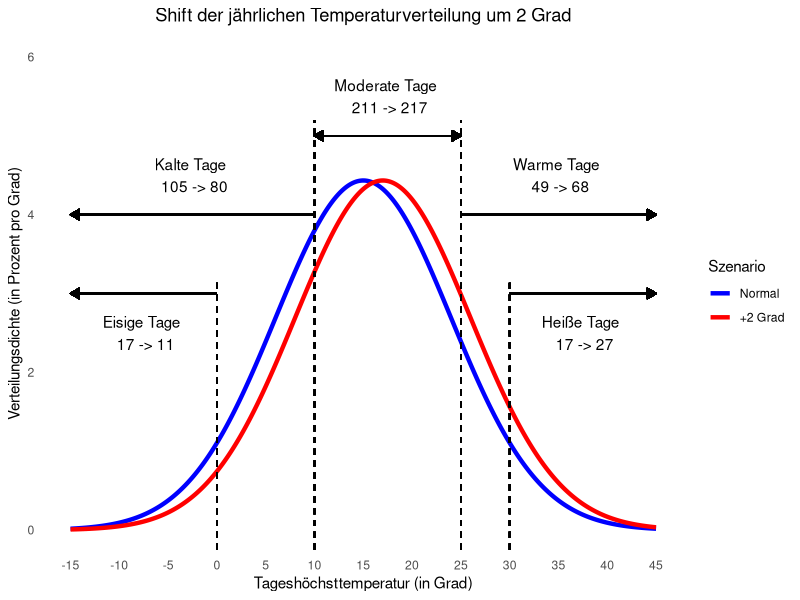

Generate this figure with R:
## ---- chunk 1
knitr::opts_chunk$set(echo = TRUE)
## ---- chunk 2
library(tidyverse)
## ---- chunk 3
data.frame(temp = seq(-15,45,0.1)) %>%
  mutate(old = 100*dnorm(temp, mean = 15, sd = 9),
         new = 100*dnorm(temp, mean = 17, sd = 9)
         ) %>%
  gather(key = "scenario",
         value = density,
         old,
         new,
         factor_key = TRUE
         ) ->
  df_plot
## ---- chunk 4
ggplot(df_plot,
       mapping = aes(x = temp,
                     y = density,
                     color = scenario
                     )
       )+
  geom_line(size = 1.5)+
  ylim(c(0,6))+
  geom_segment(x = 0,
               y = -1,
               xend = 0,
               yend = 3.2,
               color = "black",
               linetype = "dashed"
               )+
  geom_segment(x = 10,
               y = -1,
               xend = 10,
               yend = 5.2,
               color = "black",
               linetype = "dashed"
               )+
  geom_segment(x = 25,
               y = -1,
               xend = 25,
               yend = 5.2,
               color = "black",
               linetype = "dashed"
               )+
  geom_segment(x = 30,
               y = -1,
               xend = 30,
               yend = 3.2,
               color = "black",
               linetype = "dashed"
               )+
  geom_segment(x = 10,
               y = 5,
               xend = 25,
               yend = 5,
               color = "black",
               size = 0.5,
               arrow = arrow(ends = "both",
                             type = "closed",
                             length = unit(0.1,"inches")
                             )
                 )+
geom_segment(x = 25,
             y = 4,
             xend = 45,
             yend = 4,
             color = "black",
             size = 0.5,
             arrow = arrow(ends = "last",
                           type = "closed",
                           length = unit(0.1,"inches")
                           )
             )+
geom_segment(x = 30,
             y = 3,
             xend = 45,
             yend = 3,
             color = "black",
             size = 0.5,
             arrow = arrow(ends = "last",
                           type = "closed",
                           length = unit(0.1,"inches")
                           )
             )+
geom_segment(x = 10,
             y = 4,
             xend = -15,
             yend = 4,
             color = "black",
             size = 0.5,
             arrow = arrow(ends = "last",
                           type = "closed",
                           length = unit(0.1,"inches")
                           )
             )+
geom_segment(x = 0,
             y = 3,
             xend = -15,
             yend = 3,
             color = "black",
             size = 0.5,
             arrow = arrow(ends = "last",
                           type = "closed",
                           length = unit(0.1,"inches")
                           )
             )+
  theme_minimal()+
  labs(x = "Tageshöchsttemperatur (in Grad)",
       y = "Verteilungsdichte (in Prozent pro Grad)",
       color = "Szenario",
       title = "Shift der jährlichen Temperaturverteilung um 2 Grad"
       )+
  scale_x_continuous(breaks = seq(-15,45,5))+
  annotate("text",
           x = 17.5,
           y = 5.5,
           label = "Moderate Tage \n 211 -> 217")+
  annotate("text",
           x = -2.5,
           y = 4.5,
           label = "Kalte Tage \n 105 -> 80")+
  annotate("text",
           x = -7.5,
           y = 2.5,
           label = "Eisige Tage \n 17 -> 11")+
    annotate("text",
           x = 37.5,
           y = 2.5,
           label = "Heiße Tage \n 17 -> 27")+
    annotate("text",
           x = 35,
           y = 4.5,
           label = "Warme Tage \n 49 -> 68")+
  theme(panel.grid.major = element_blank(),
        panel.grid.minor = element_blank(),
        plot.title = element_text(hjust = 0.5)
        )+
  scale_color_manual(values = c("blue","red"),
                     labels = c("Normal","+2 Grad") 
                     )->
  plot_temp

plot_temp
